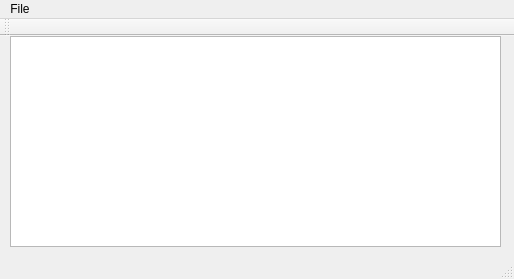
<?xml version="1.0" encoding="UTF-8"?>
<ui version="4.0">
 <class>MainWindow</class>
 <widget class="QMainWindow" name="MainWindow">
  <property name="geometry">
   <rect>
    <x>0</x>
    <y>0</y>
    <width>514</width>
    <height>279</height>
   </rect>
  </property>
  <property name="windowTitle">
   <string>MainWindow</string>
  </property>
  <widget class="QWidget" name="centralWidget">
   <widget class="QTextBrowser" name="logBrowser">
    <property name="geometry">
     <rect>
      <x>10</x>
      <y>0</y>
      <width>491</width>
      <height>211</height>
     </rect>
    </property>
   </widget>
  </widget>
  <widget class="QMenuBar" name="menuBar">
   <property name="geometry">
    <rect>
     <x>0</x>
     <y>0</y>
     <width>514</width>
     <height>25</height>
    </rect>
   </property>
   <widget class="QMenu" name="menuFile">
    <property name="title">
     <string>File</string>
    </property>
    <addaction name="actionAdd_Camera"/>
   </widget>
   <addaction name="menuFile"/>
  </widget>
  <widget class="QToolBar" name="mainToolBar">
   <attribute name="toolBarArea">
    <enum>TopToolBarArea</enum>
   </attribute>
   <attribute name="toolBarBreak">
    <bool>false</bool>
   </attribute>
  </widget>
  <widget class="QStatusBar" name="statusBar"/>
  <action name="actionAdd_Camera">
   <property name="text">
    <string>Add Camera</string>
   </property>
  </action>
 </widget>
 <layoutdefault spacing="6" margin="11"/>
 <resources/>
 <connections/>
</ui>
